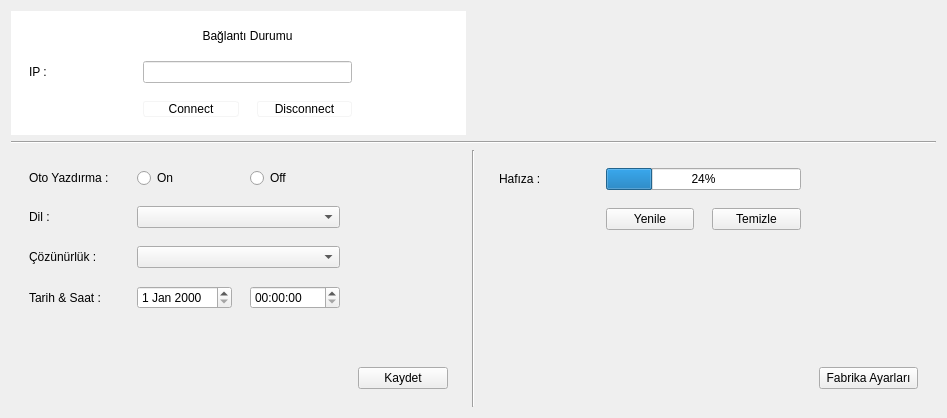
          <widget class="QWidget" name="tab_settings">
           <attribute name="title">
            <string>Bağlantı ve Ayarlar</string>
           </attribute>
           <layout class="QGridLayout" name="gridLayout_6" rowstretch="0,1,1" columnstretch="1,0,1">
            <item row="2" column="1">
             <widget class="Line" name="line_9">
              <property name="orientation">
               <enum>Qt::Vertical</enum>
              </property>
             </widget>
            </item>
            <item row="1" column="0" colspan="3">
             <widget class="Line" name="line_8">
              <property name="orientation">
               <enum>Qt::Horizontal</enum>
              </property>
             </widget>
            </item>
            <item row="0" column="0">
             <widget class="QWidget" name="widget_3" native="true">
              <property name="styleSheet">
               <string notr="true">background-color: rgb(255, 255, 255);
</string>
              </property>
              <layout class="QGridLayout" name="gridLayout_31" rowstretch="0,0,3" columnstretch="1,1,1,1">
               <property name="leftMargin">
                <number>18</number>
               </property>
               <property name="topMargin">
                <number>18</number>
               </property>
               <property name="rightMargin">
                <number>18</number>
               </property>
               <property name="bottomMargin">
                <number>18</number>
               </property>
               <property name="spacing">
                <number>18</number>
               </property>
               <item row="2" column="1">
                <widget class="QPushButton" name="pushButton_connect">
                 <property name="cursor">
                  <cursorShape>PointingHandCursor</cursorShape>
                 </property>
                 <property name="styleSheet">
                  <string notr="true">QPushButton{
    border: 1px solid rgb(245,245,245);
    border-radius: 3px;
    background: qlineargradient(spread:pad, x1:0.564, y1:0, x2:0.708, y2:1,
                            stop:0.331683 rgba(240, 240, 240, 255),
                            stop:1 rgba(210, 210, 210, 255));
}
QPushButton:pressed {
    background: qlineargradient(spread:pad, x1:0.564, y1:0, x2:0.708, y2:1,
                            stop:0.331683 rgba(240, 240, 240, 255),
                            stop:1 rgba(220, 220, 220, 255))
}</string>
                 </property>
                 <property name="text">
                  <string>Connect</string>
                 </property>
                </widget>
               </item>
               <item row="1" column="3">
                <spacer name="horizontalSpacer_8">
                 <property name="orientation">
                  <enum>Qt::Horizontal</enum>
                 </property>
                 <property name="sizeHint" stdset="0">
                  <size>
                   <width>40</width>
                   <height>20</height>
                  </size>
                 </property>
                </spacer>
               </item>
               <item row="0" column="1" colspan="2">
                <widget class="QLabel" name="label_connection">
                 <property name="text">
                  <string>Bağlantı Durumu</string>
                 </property>
                 <property name="alignment">
                  <set>Qt::AlignCenter</set>
                 </property>
                </widget>
               </item>
               <item row="1" column="0">
                <widget class="QLabel" name="label_29">
                 <property name="text">
                  <string>IP :    </string>
                 </property>
                </widget>
               </item>
               <item row="2" column="2">
                <widget class="QPushButton" name="pushButton_cutconnect">
                 <property name="cursor">
                  <cursorShape>PointingHandCursor</cursorShape>
                 </property>
                 <property name="styleSheet">
                  <string notr="true">QPushButton{
    border: 1px solid rgb(245,245,245);
    border-radius: 3px;
    background: qlineargradient(spread:pad, x1:0.564, y1:0, x2:0.708, y2:1,
                            stop:0.331683 rgba(240, 240, 240, 255),
                            stop:1 rgba(210, 210, 210, 255));
}
QPushButton:pressed {
    background: qlineargradient(spread:pad, x1:0.564, y1:0, x2:0.708, y2:1,
                            stop:0.331683 rgba(240, 240, 240, 255),
                            stop:1 rgba(220, 220, 220, 255))
}</string>
                 </property>
                 <property name="text">
                  <string>Disconnect</string>
                 </property>
                </widget>
               </item>
               <item row="1" column="1" colspan="2">
                <widget class="QLineEdit" name="lineEdit_ip"/>
               </item>
              </layout>
             </widget>
            </item>
            <item row="2" column="2">
             <widget class="QWidget" name="wdg_adminSetting" native="true">
              <property name="styleSheet">
               <string notr="true"/>
              </property>
              <layout class="QGridLayout" name="gridLayout_30" rowstretch="1,1,1,1" columnstretch="1,1,1,1">
               <property name="leftMargin">
                <number>18</number>
               </property>
               <property name="topMargin">
                <number>18</number>
               </property>
               <property name="rightMargin">
                <number>18</number>
               </property>
               <property name="bottomMargin">
                <number>18</number>
               </property>
               <property name="spacing">
                <number>18</number>
               </property>
               <item row="0" column="1" colspan="2">
                <widget class="QProgressBar" name="progressBar_storage">
                 <property name="value">
                  <number>24</number>
                 </property>
                </widget>
               </item>
               <item row="0" column="3">
                <spacer name="horizontalSpacer_3">
                 <property name="orientation">
                  <enum>Qt::Horizontal</enum>
                 </property>
                 <property name="sizeHint" stdset="0">
                  <size>
                   <width>199</width>
                   <height>20</height>
                  </size>
                 </property>
                </spacer>
               </item>
               <item row="3" column="3">
                <widget class="QPushButton" name="pushButton_load_factory_settings">
                 <property name="cursor">
                  <cursorShape>PointingHandCursor</cursorShape>
                 </property>
                 <property name="text">
                  <string> Fabrika Ayarları </string>
                 </property>
                 <attribute name="buttonGroup">
                  <string notr="true">settings_buttonGroup</string>
                 </attribute>
                </widget>
               </item>
               <item row="0" column="0">
                <widget class="QLabel" name="label_51">
                 <property name="text">
                  <string>Hafıza :</string>
                 </property>
                </widget>
               </item>
               <item row="2" column="0">
                <spacer name="verticalSpacer_7">
                 <property name="orientation">
                  <enum>Qt::Vertical</enum>
                 </property>
                 <property name="sizeHint" stdset="0">
                  <size>
                   <width>20</width>
                   <height>40</height>
                  </size>
                 </property>
                </spacer>
               </item>
               <item row="1" column="2">
                <widget class="QPushButton" name="pushButton_delete_storage">
                 <property name="cursor">
                  <cursorShape>PointingHandCursor</cursorShape>
                 </property>
                 <property name="text">
                  <string>Temizle</string>
                 </property>
                 <attribute name="buttonGroup">
                  <string notr="true">settings_buttonGroup</string>
                 </attribute>
                </widget>
               </item>
               <item row="1" column="1">
                <widget class="QPushButton" name="pushButton_get_storage_status">
                 <property name="cursor">
                  <cursorShape>PointingHandCursor</cursorShape>
                 </property>
                 <property name="text">
                  <string>Yenile</string>
                 </property>
                 <attribute name="buttonGroup">
                  <string notr="true">settings_buttonGroup</string>
                 </attribute>
                </widget>
               </item>
              </layout>
             </widget>
            </item>
            <item row="2" column="0">
             <widget class="QWidget" name="widget" native="true">
              <property name="styleSheet">
               <string notr="true"/>
              </property>
              <layout class="QGridLayout" name="gridLayout_29" rowstretch="0,0,0,0,0,0" columnstretch="1,1,1,1">
               <property name="leftMargin">
                <number>18</number>
               </property>
               <property name="topMargin">
                <number>18</number>
               </property>
               <property name="rightMargin">
                <number>18</number>
               </property>
               <property name="bottomMargin">
                <number>18</number>
               </property>
               <property name="spacing">
                <number>18</number>
               </property>
               <item row="3" column="0">
                <widget class="QLabel" name="label_50">
                 <property name="text">
                  <string>Tarih &amp; Saat :</string>
                 </property>
                </widget>
               </item>
               <item row="0" column="2">
                <widget class="QRadioButton" name="radioButton_automatic_print_off">
                 <property name="cursor">
                  <cursorShape>PointingHandCursor</cursorShape>
                 </property>
                 <property name="text">
                  <string>Off</string>
                 </property>
                </widget>
               </item>
               <item row="3" column="1">
                <widget class="QDateEdit" name="dateEdit"/>
               </item>
               <item row="2" column="1" colspan="2">
                <widget class="QComboBox" name="combo_scrRes">
                 <property name="cursor">
                  <cursorShape>PointingHandCursor</cursorShape>
                 </property>
                </widget>
               </item>
               <item row="2" column="0">
                <widget class="QLabel" name="label_49">
                 <property name="text">
                  <string>Çözünürlük :</string>
                 </property>
                </widget>
               </item>
               <item row="5" column="3">
                <widget class="QPushButton" name="btn_saveSet">
                 <property name="cursor">
                  <cursorShape>PointingHandCursor</cursorShape>
                 </property>
                 <property name="text">
                  <string>Kaydet</string>
                 </property>
                </widget>
               </item>
               <item row="1" column="1" colspan="2">
                <widget class="QComboBox" name="combo_lang">
                 <property name="cursor">
                  <cursorShape>PointingHandCursor</cursorShape>
                 </property>
                </widget>
               </item>
               <item row="1" column="0">
                <widget class="QLabel" name="label_47">
                 <property name="text">
                  <string>Dil :</string>
                 </property>
                </widget>
               </item>
               <item row="0" column="1">
                <widget class="QRadioButton" name="radioButton_automatic_print_on">
                 <property name="cursor">
                  <cursorShape>PointingHandCursor</cursorShape>
                 </property>
                 <property name="text">
                  <string>On</string>
                 </property>
                </widget>
               </item>
               <item row="4" column="1">
                <spacer name="verticalSpacer_11">
                 <property name="orientation">
                  <enum>Qt::Vertical</enum>
                 </property>
                 <property name="sizeHint" stdset="0">
                  <size>
                   <width>20</width>
                   <height>40</height>
                  </size>
                 </property>
                </spacer>
               </item>
               <item row="3" column="2">
                <widget class="QTimeEdit" name="timeEdit"/>
               </item>
               <item row="0" column="0">
                <widget class="QLabel" name="label_46">
                 <property name="text">
                  <string>Oto Yazdırma :</string>
                 </property>
                </widget>
               </item>
              </layout>
             </widget>
            </item>
           </layout>
          </widget>
